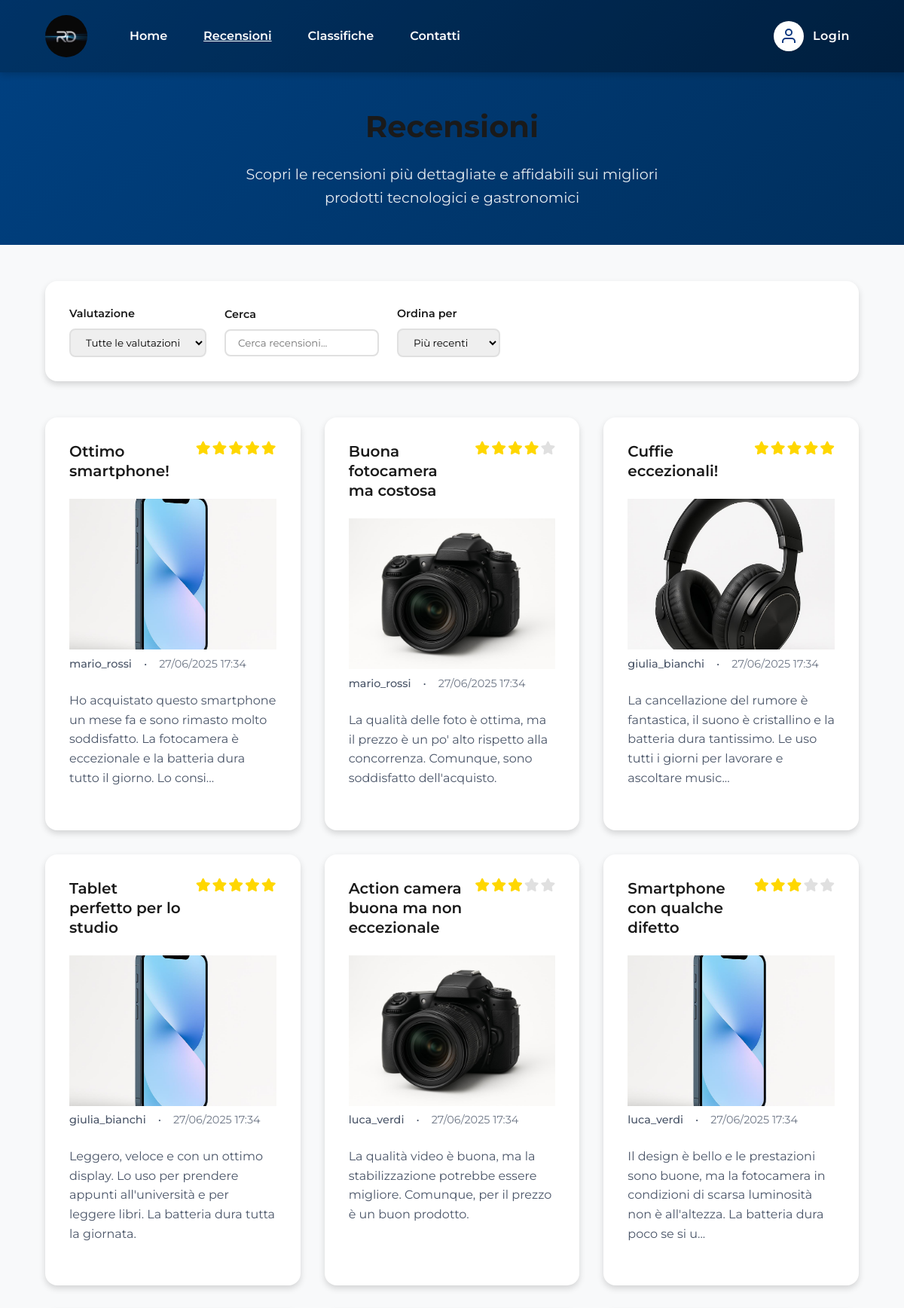
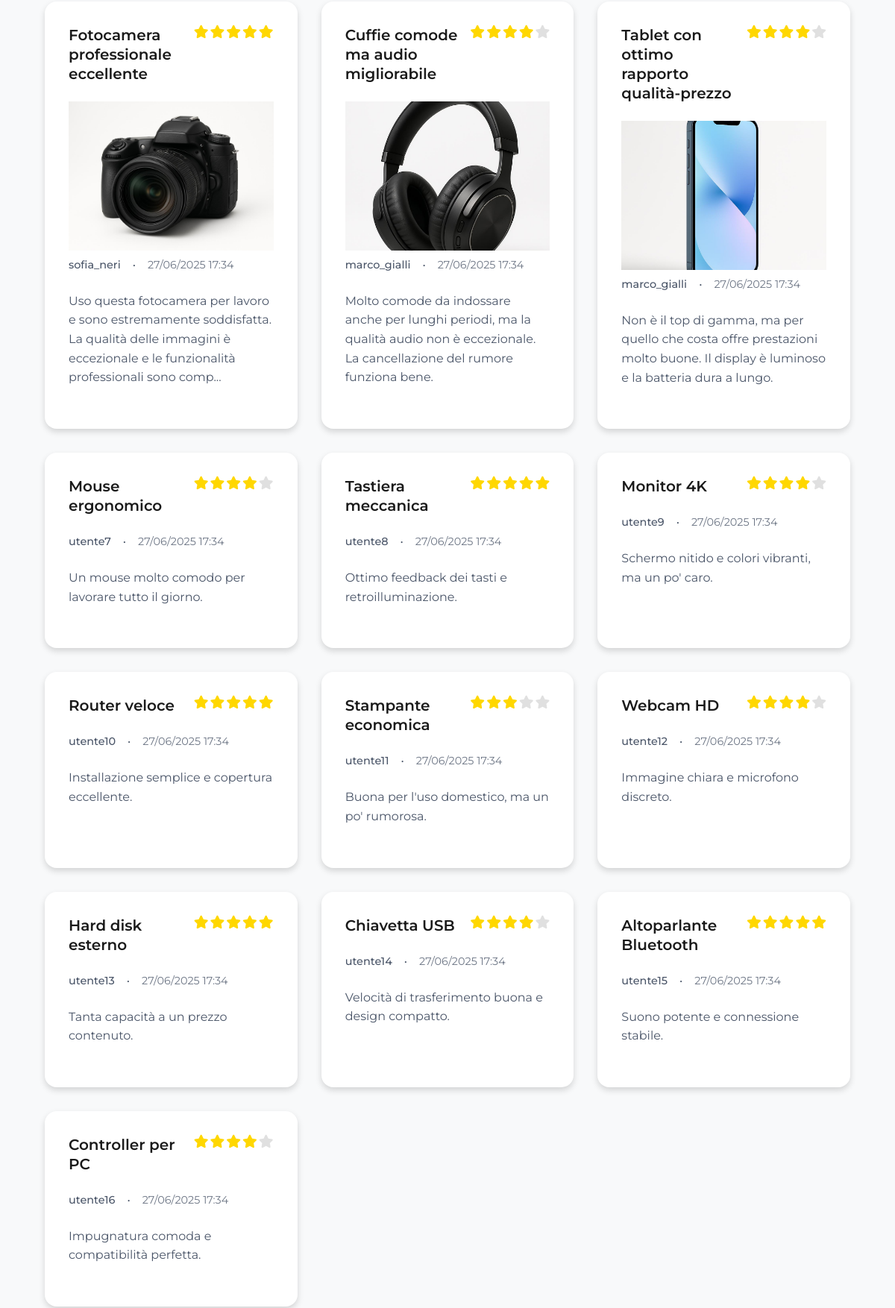
The app's page /php/recensioni.php (upper part) with its own data (2 pictures, top to bottom).
### tables this page shows
CREATE TABLE reviews (
    id INT AUTO_INCREMENT PRIMARY KEY,
    user_id INT NOT NULL,
    title VARCHAR(255) NOT NULL,
    content TEXT NOT NULL,
    rating INT NOT NULL,
    product_name VARCHAR(255) NOT NULL,
    product_image VARCHAR(255),       
    created_at TIMESTAMP NOT NULL DEFAULT CURRENT_TIMESTAMP,
    updated_at TIMESTAMP NULL DEFAULT NULL,
    deleted_at TIMESTAMP NULL DEFAULT NULL,             
    FOREIGN KEY (user_id) REFERENCES utenti(id),
    CHECK (rating BETWEEN 1 AND 5)
);

CREATE TABLE utenti (
    id INT AUTO_INCREMENT PRIMARY KEY,
    username VARCHAR(50) NOT NULL UNIQUE,
    email VARCHAR(100) NOT NULL UNIQUE,
    password VARCHAR(255) NOT NULL,   
    nome VARCHAR(50) NOT NULL,        
    cognome VARCHAR(50) NOT NULL,     
    profile_photo VARCHAR(255),       
    birth_day INT,                    
    birth_month INT,                  
    birth_year INT,                   
    role VARCHAR(20) DEFAULT 'user',  
    remember_token VARCHAR(255),      
    created_at TIMESTAMP NOT NULL DEFAULT CURRENT_TIMESTAMP,    
    updated_at TIMESTAMP NULL DEFAULT NULL,             
    deleted_at TIMESTAMP NULL DEFAULT NULL              
);

### php/recensioni.php (the view, shortened to what this page needs)
<?php
require_once 'database.php';
$header = file_get_contents("../static/header.html");
$footer = file_get_contents("../static/footer.html");
$DOM = file_get_contents("../static/recensioni.html");
$DOM = str_replace("", $header, $DOM);
$DOM = str_replace("", $footer, $DOM);
$contenutoLogin = "";
$headerLoginHtml = "";
if (!SessionManager::isLoggedIn()) {
  $contenutoLogin = "";
  $headerLoginHtml = "<a href='login_form.php' class='login-link' aria-label='Accedi al tuo account'>
                        <div class='user-icon-bg'>
                          <svg width='24' height='24' viewBox='0 0 24 24' fill='none' stroke='currentColor' stroke-width='2' id='user-icon'>
                            <path d='M20 21v-2a4 4 0 0 0-4-4H8a4 4 0 0 0-4 4v2'></path>
                            <circle cx='12' cy='7' r='4'></circle>
                          </svg>
                        </div>
                        <span class='login-text'>Login</span>
                      </a>";
  }
$DOM = str_replace("", $contenutoLogin, $DOM);
$DOM = str_replace("", $headerLoginHtml, $DOM);
$reviewManager = new ReviewManager();
$result = $reviewManager->getAllReviews(1, 20);
$reviewsHtml = '';
if ($result !== false) {
    foreach ($result['reviews'] as $review) {
        $stars = Utils::generateStars($review['rating']);
        $excerpt = strlen($review['content']) > 150 ? substr($review['content'], 0, 150) . '...' : $review['content'];
        $date = Utils::formatDate($review['created_at']);
        $img = $review['product_image'] ? "<img src='../{$review['product_image']}' alt='" . htmlspecialchars($review['product_name']) . "' class='review-image'>" : '';
        $title = htmlspecialchars($review['title']);
        $user = htmlspecialchars($review['username']);
        $reviewsHtml .= "<a href='recensione.php?id={$review['id']}' class='review-card' data-rating='{$review['rating']}'>" .
                        "<div class='review-content'>" .
                        "<div class='review-header'><h3 class='review-title'>{$title}</h3>" .
                        "<div class='review-rating' aria-label='Valutazione {$review['rating']} su 5'>{$stars}</div></div>" .
                        $img .
                        "<div class='review-meta'><span class='review-author'>{$user}</span><span>•</span><span class='review-date'>{$date}</span></div>" .
                        "<p class='review-excerpt'>" . htmlspecialchars($excerpt) . "</p>" .
                        "</div></a>";
    }
}
$DOM = str_replace('', $reviewsHtml, $DOM);
echo $DOM;
?>

### php/database.php (shortened to what this page needs)
<?php
class DatabaseConfig {
    private static $host = 'mysql2.sqlpub.com';
    private static $port = '3307';
    private static $dbname = 'databaserecensione';
    private static $username = 'testnalan';
    private static $password = 'l5jKAzMduE6bgAWH';
    public static function getConnection() {
        try {
            $dsn = "mysql:host=" . self::$host;
            if (!empty(self::$port)) {
                $dsn .= ";port=" . self::$port;
            }
            $dsn .= ";dbname=" . self::$dbname . ";charset=utf8mb4";
            $options = [
                PDO::ATTR_ERRMODE => PDO::ERRMODE_EXCEPTION,
                PDO::ATTR_DEFAULT_FETCH_MODE => PDO::FETCH_ASSOC,
                PDO::ATTR_EMULATE_PREPARES => false
            ];
            $pdo = new PDO($dsn, self::$username, self::$password, $options);
            return $pdo;
        } catch (PDOException $e) {
            error_log("Errore connessione database: " . $e->getMessage());
            throw new Exception("Errore di connessione al database");
        }
    }
}
class ReviewManager {
    private $db;
    public function __construct() {
        $this->db = DatabaseConfig::getConnection();
    }
    public function getAllReviews($page = 1, $limit = 10) {
        try {
            $offset = ($page - 1) * $limit;
            $stmt = $this->db->prepare("SELECT r.id, r.title, r.content, r.rating, r.product_name, r.product_image, r.created_at, r.updated_at, u.username FROM reviews r JOIN utenti u ON r.user_id = u.id WHERE r.deleted_at IS NULL ORDER BY r.created_at DESC LIMIT ? OFFSET ?");
            $stmt->execute([$limit, $offset]);
            $reviews = $stmt->fetchAll();
            $count = $this->db->query("SELECT COUNT(*) as total FROM reviews WHERE deleted_at IS NULL")->fetch()['total'];
            return ['reviews' => $reviews, 'total' => $count, 'page' => $page, 'limit' => $limit, 'total_pages' => ceil($count / $limit)];
        } catch (PDOException $e) {
            error_log('Errore getAllReviews: ' . $e->getMessage());
            return false;
        }
    }
}
class Utils {
    public static function formatDate($date, $format = 'd/m/Y H:i') {
        return date($format, strtotime($date));
    }
    public static function generateStars($rating) {
        $stars = '';
        for ($i = 1; $i <= 5; $i++) {
            if ($i <= $rating) {
                $stars .= '<i class="fas fa-star star"></i>';
            } else {
                $stars .= '<i class="fas fa-star star empty"></i>';
            }
        }
        return $stars;
    }
}
class SessionManager {
    public static function isLoggedIn() {
        return isset($_SESSION['user_id']) && !empty($_SESSION['user_id']);
    }
}
?>

### css/style.css (style rules this page uses)
:root { --primary-agid: #0050A0; --secondary-agid: #004C99; --accent-agid: #0c355d; --success-agid: #388E3C; --info-agid: #1B558E; --warning-agid: #E65100; --danger-agid: #B71C1C; --nav-gradient-agid: linear-gradient(135deg, #004080, #002F5D); --text-primary: #1A1A1A; --text-secondary: #4A5568; --text-light: #FFFFFF; --background: #F8F9FA; --surface: #FFFFFF; --border: #E0E0E0; --shadow-sm: 0 1px 2px rgba(0, 0, 0, 0.1); --shadow-md: 0 4px 8px rgba(0, 0, 0, 0.15); --shadow-lg: 0 8px 16px rgba(0, 0, 0, 0.2); --transition: all 0.3s cubic-bezier(0.4, 0, 0.2, 1); --spacing-xs: 0.5rem; --spacing-sm: 1rem; --spacing-md: 1.5rem; --spacing-lg: 2rem; --spacing-xl: 3rem; --radius-sm: 0.5rem; --radius-md: 0.75rem; --radius-lg: 1rem; --radius-xl: 1.5rem; --nav-gradient-hover: linear-gradient(135deg, #0052A3 0%, #004080 50%, #002952 100%); --sidebar-width: 17.5rem; --header-height: 5rem; }
html { font-size: 100%; }
* { margin: 0; padding: 0; box-sizing: border-box; }
body { font-family: Montserrat, sans-serif; background-color: var(--background); color: var(--text-primary); line-height: 1.6; font-size: 1rem; }
main { min-height: 100vh; }
h1, h2, h3, h4, h5, h6 { color: var(--text-primary); font-weight: 700; line-height: 1.2; margin-bottom: var(--spacing-sm); }
h1 { font-size: 2.5rem; }
h3 { font-size: 1.5rem; }
a { color: var(--primary-agid); text-decoration: none; transition: var(--transition); }
header { position: sticky; top: 0; left: 0; right: 0; background: linear-gradient(135deg, #004080, #00264D); padding: 1rem 0; box-shadow: 0 4px 8px rgba(0, 0, 0, 0.15); z-index: 1000; transition: all 0.3s ease; }
header::before { content: ''; position: absolute; inset: 0; background: rgba(0, 0, 0, 0.2); z-index: -1; }
nav { width: 90%; margin: 0 auto; display: flex; justify-content: space-between; position: relative; }
.nav-container { display: flex; align-items: center; gap: 3rem; flex: 1; }
.logo-link { display: flex; align-items: center; text-decoration: none; transition: var(--transition); }
.logo { height: 3.5rem; width: auto; border-radius: 50%; filter: brightness(1.1); }
.nav-links { list-style: none; display: flex; gap: 2rem; margin: 0; padding: 0; }
.nav-links li { position: relative; }
.nav-links li a, .nav-link-item { color: var(--text-light) !important; text-decoration: none; font-weight: 600; font-size: 1rem; padding: 0.5rem 0.5rem; border-radius: 0.5rem; transition: var(--transition); cursor: pointer; display: block; position: relative; overflow: hidden; }
.nav-links li a::before, .nav-links li span::before, .nav-link-item::before { position: absolute; top: 0; left: -100%; width: 100%; height: 100%; background: rgb(0 0 0 / 20%); transition: var(--transition); z-index: -1; }
.nav-links a[aria-current="page"], .logo-link[aria-current="page"], .user-menu-panel a[aria-current="page"] { pointer-events: none; cursor: default; text-decoration: underline; }
.login-container { display: flex; align-items: center; }
.login-link { display: flex; align-items: center; gap: 0.75rem; text-decoration: none; color: var(--text-light); padding: 0.75rem; border-radius: 0.75rem; transition: var(--transition); font-weight: 600; }
.user-icon-bg { background: var(--text-light); border-radius: 50%; width: 2.5rem; height: 2.5rem; display: flex; justify-content: center; align-items: center; transition: var(--transition); box-shadow: var(--shadow-sm); }
#user-icon { width: 1.5rem; height: 1.5rem; filter: brightness(0) saturate(100%) invert(13%) sepia(100%) saturate(2000%) hue-rotate(210deg) brightness(95%) contrast(95%); }
.login-text { font-size: 1rem; font-weight: 600; letter-spacing: 0.0312rem; color: #FFFFFF !important; }

### records on screen
reviews: title "Ottimo smartphone!", rating 5 (drawn), product_image (picture), user.username "mario_rossi", created_at "27/06/2025 17:34", content "Ho acquistato questo smartphone un mese fa e sono rimasto molto soddisfatto. La fotocamera è eccezionale e la batteria dura tutto il giorno. Lo consi..."
reviews: title "Buona fotocamera ma costosa", rating 4 (drawn), product_image (picture), user.username "mario_rossi", created_at "27/06/2025 17:34", content "La qualità delle foto è ottima, ma il prezzo è un po' alto rispetto alla concorrenza. Comunque, sono soddisfatto dell'acquisto."
reviews: title "Cuffie eccezionali!", rating 5 (drawn), product_image (picture), user.username "giulia_bianchi", created_at "27/06/2025 17:34", content "La cancellazione del rumore è fantastica, il suono è cristallino e la batteria dura tantissimo. Le uso tutti i giorni per lavorare e ascoltare music..."
reviews: title "Tablet perfetto per lo studio", rating 5 (drawn), product_image (picture), user.username "giulia_bianchi", created_at "27/06/2025 17:34", content "Leggero, veloce e con un ottimo display. Lo uso per prendere appunti all'università e per leggere libri. La batteria dura tutta la giornata."
reviews: title "Action camera buona ma non eccezionale", rating 3 (drawn), product_image (picture), user.username "luca_verdi", created_at "27/06/2025 17:34", content "La qualità video è buona, ma la stabilizzazione potrebbe essere migliore. Comunque, per il prezzo è un buon prodotto."
reviews: title "Smartphone con qualche difetto", rating 3 (drawn), product_image (picture), user.username "luca_verdi", created_at "27/06/2025 17:34", content "Il design è bello e le prestazioni sono buone, ma la fotocamera in condizioni di scarsa luminosità non è all'altezza. La batteria dura poco se si u..."
reviews: title "Fotocamera professionale eccellente", rating 5 (drawn), product_image (picture), user.username "sofia_neri", created_at "27/06/2025 17:34", content "Uso questa fotocamera per lavoro e sono estremamente soddisfatta. La qualità delle immagini è eccezionale e le funzionalità professionali sono comp..."
reviews: title "Cuffie comode ma audio migliorabile", rating 4 (drawn), product_image (picture), user.username "marco_gialli", created_at "27/06/2025 17:34", content "Molto comode da indossare anche per lunghi periodi, ma la qualità audio non è eccezionale. La cancellazione del rumore funziona bene."
reviews: title "Tablet con ottimo rapporto qualità-prezzo", rating 4 (drawn), product_image (picture), user.username "marco_gialli", created_at "27/06/2025 17:34", content "Non è il top di gamma, ma per quello che costa offre prestazioni molto buone. Il display è luminoso e la batteria dura a lungo."
reviews: title "Mouse ergonomico", rating 4 (drawn), user.username "utente7", created_at "27/06/2025 17:34", content "Un mouse molto comodo per lavorare tutto il giorno."
reviews: title "Tastiera meccanica", rating 5 (drawn), user.username "utente8", created_at "27/06/2025 17:34", content "Ottimo feedback dei tasti e retroilluminazione."
reviews: title "Monitor 4K", rating 4 (drawn), user.username "utente9", created_at "27/06/2025 17:34", content "Schermo nitido e colori vibranti, ma un po' caro."
reviews: title "Router veloce", rating 5 (drawn), user.username "utente10", created_at "27/06/2025 17:34", content "Installazione semplice e copertura eccellente."
reviews: title "Stampante economica", rating 3 (drawn), user.username "utente11", created_at "27/06/2025 17:34", content "Buona per l'uso domestico, ma un po' rumorosa."
reviews: title "Webcam HD", rating 4 (drawn), user.username "utente12", created_at "27/06/2025 17:34", content "Immagine chiara e microfono discreto."
reviews: title "Hard disk esterno", rating 5 (drawn), user.username "utente13", created_at "27/06/2025 17:34", content "Tanta capacità a un prezzo contenuto."
reviews: title "Chiavetta USB", rating 4 (drawn), user.username "utente14", created_at "27/06/2025 17:34", content "Velocità di trasferimento buona e design compatto."
reviews: title "Altoparlante Bluetooth", rating 5 (drawn), user.username "utente15", created_at "27/06/2025 17:34", content "Suono potente e connessione stabile."
reviews: title "Controller per PC", rating 4 (drawn), user.username "utente16", created_at "27/06/2025 17:34", content "Impugnatura comoda e compatibilità perfetta."
